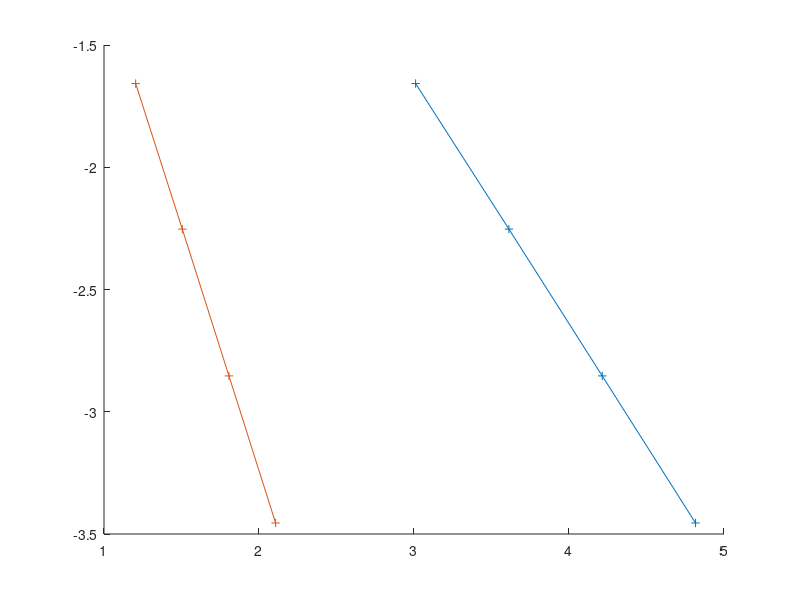

This figure's MATLAB source:
% mms-1 with uniform mesh refinement
clear all; close all; clc;

% mms 1
% ndof =    16, L2_error = +4.744057E-01 
% ndof =    64, L2_error = +2.676629E-01 
% ndof =   256, L2_error = +8.295995E-02 
% ndof =  1024, L2_error = +2.199696E-02 
% ndof =  4096, L2_error = +5.584659E-03 
% ndof = 16384, L2_error = +1.401626E-03 
% ndof = 65536, L2_error = +3.507498E-04  

ndof = [   16
           64
          256
         1024
         4096
        16384
        65536
		];
		
L2 = [	
+4.744057E-01
+2.676629E-01
+8.295995E-02
+2.199696E-02
+5.584659E-03
+1.401626E-03
+3.507498E-04
		];

norm_data = [ ndof L2 ]		

norm_data (1,:)=[];
norm_data (1,:)=[];
norm_data (1,:)=[];

figure(999); hold all;
plot(log10(norm_data(:,1)),log10(norm_data(:,2)),'+-')
nel_ = norm_data(:,1)/4;
h_ = 1./ sqrt(nel_);
plot(log10(1./h_),log10(norm_data(:,2)),'+-')



